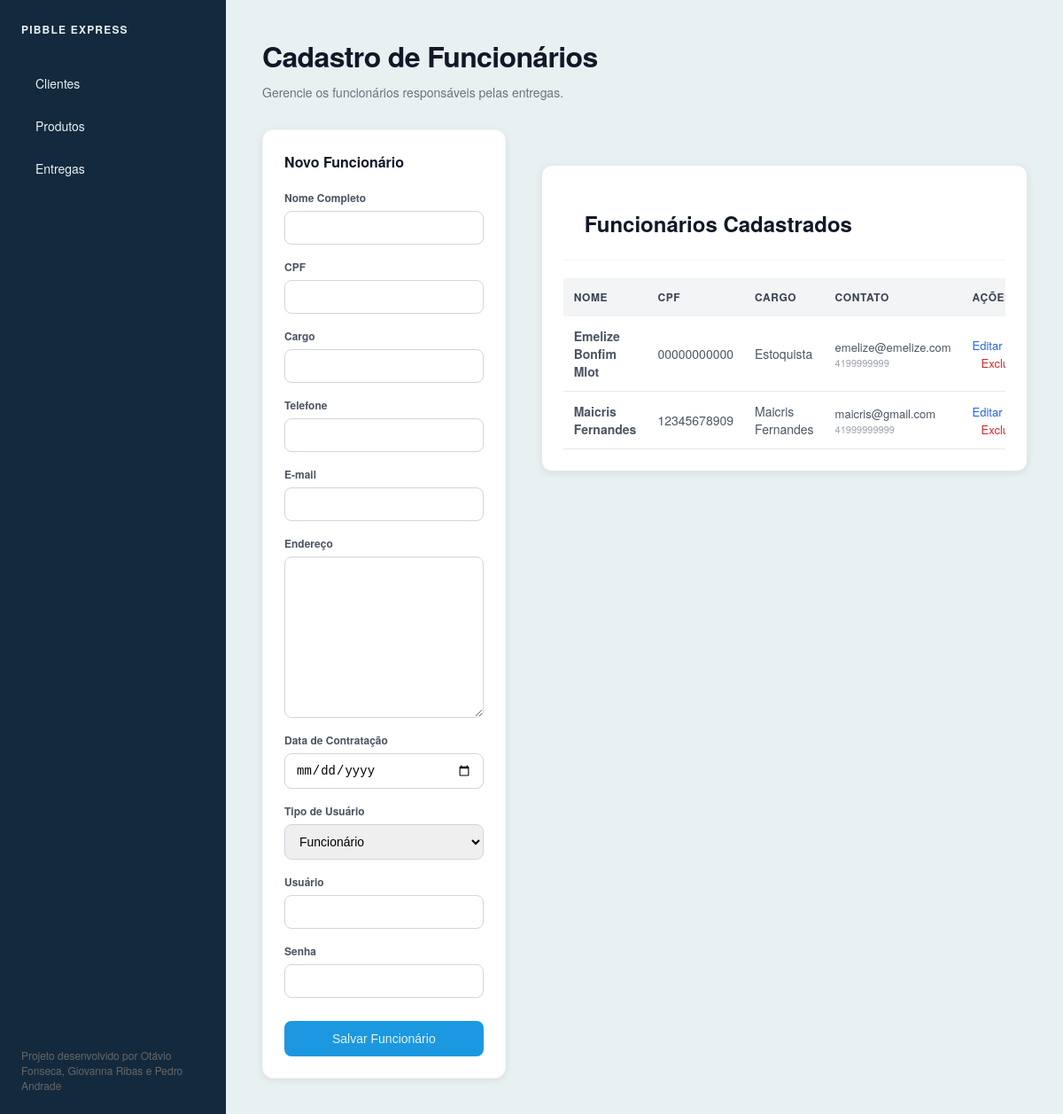
The app's page /funcionarios/ with its own data.
### funcionarios/models.py (models this page shows, shortened)
class Funcionario(models.Model):
    TIPOS_USUARIO = (
        ('ADM', 'Administrador'),
        ('FUNC', 'Funcionário'),
    )
    nome_completo = models.CharField(max_length=255, verbose_name="Nome Completo")
    cpf = models.CharField(max_length=14, unique=True, verbose_name="CPF")
    cargo = models.CharField(max_length=100, verbose_name="Cargo")
    telefone = models.CharField(max_length=20, verbose_name="Telefone")
    email = models.EmailField(unique=True, verbose_name="E-mail")
    endereco = models.TextField(verbose_name="Endereço")
    data_contratacao = models.DateField(verbose_name="Data de Contratação")
    usuario = models.OneToOneField(
        User,
        on_delete=models.CASCADE,
        related_name='funcionario'
    )
    tipo_usuario = models.CharField(
        max_length=10,
        choices=TIPOS_USUARIO,
        default='FUNC',
        verbose_name='Tipo de Usuário'
    )

### core/views.py (the view)
# urls.py: path("funcionarios/", views.funcionarios, name="funcionarios"),
def funcionarios(request):
    form = FuncionarioForm(request.POST or None)
    if request.method == "POST" and form.is_valid():
        form.save()
        return redirect("funcionarios")
    context = {
        "form": form,
        "funcionarios": Funcionario.objects.all().order_by("nome_completo"),
    }
    return render(request, "funcionarios.html", context)

### funcionarios/forms.py (shortened to what this page needs)
class FuncionarioForm(forms.ModelForm):
    username = forms.CharField(label="Usuário")
    password = forms.CharField(
        widget=forms.PasswordInput,
        label="Senha",
        required=False,
        help_text="Deixe em branco para manter a senha atual (ao editar).",
    )
    class Meta:
        model = Funcionario
        fields = [
            "nome_completo",
            "cpf",
            "cargo",
            "telefone",
            "email",
            "endereco",
            "data_contratacao",
            "tipo_usuario",
        ]
        widgets = {
            "data_contratacao": forms.DateInput(format="%Y-%m-%d", attrs={"type": "date"}),
        }
    def __init__(self, *args, **kwargs):
        super().__init__(*args, **kwargs)
        if self.instance.pk and self.instance.usuario_id:
            self.fields["username"].initial = self.instance.usuario.username

### templates/funcionarios.html (shortened to what this page needs)
{% extends 'base.html' %}
{% block content %}
<header>
    <h1 class="header-title">Cadastro de Funcionários</h1>
    <p class="header-subtitle">
        Gerencie os funcionários responsáveis pelas entregas.
    </p>
</header>
<div class="mudar-layout-grid">
    <div class="card">
        <h2 class="form-title">
            {% if editando %}Editar Funcionário{% else %}Novo Funcionário{% endif %}
        </h2>
        <form method="POST" class="form-container">
            {% for field in form %}
            <div class="form-group">
                <label class="form-label">{{ field.label }}</label>
                {{ field }}
            </div>
            {% endfor %}
            <button type="submit" class="btn-submit">
                {% if editando %}Atualizar Funcionário{% else %}Salvar Funcionário{% endif %}
            </button>
        </form>
    </div>
    <section class="report-section">
        <div class="report-header">
            <h2>Funcionários Cadastrados</h2>
        </div>
        <div class="table-container">
            <table class="data-table">
                <thead>
                    <tr>
                        <th>Nome</th>
                        <th>CPF</th>
                        <th>Cargo</th>
                        <th>Contato</th>
                        <th>Ações</th>
                    </tr>
                </thead>
                <tbody>
                    {% for funcionario in funcionarios %}
                    <tr>
                        <td class="client-name">{{ funcionario.nome_completo }}</td>
                        <td>{{ funcionario.cpf }}</td>
                        <td>{{ funcionario.cargo }}</td>
                        <td>
                            <div class="contact-email">{{ funcionario.email }}</div>
                            <div class="contact-phone">{{ funcionario.telefone }}</div>
                        </td>
                        <td>
                            <a href="{% url 'editar_funcionario' funcionario.pk %}" class="edit-link">Editar</a>
                            <a
                                href="{% url 'deletar_funcionario' funcionario.pk %}"
                                class="delete-link"
                                onclick="return confirm('Deseja excluir este funcionário?')"
                            >
                                Excluir
                            </a>
                        </td>
                    </tr>
                    {% empty %}
                    <tr>
                        <td colspan="5" class="empty-message">
                            Nenhum funcionário cadastrado.
                        </td>
                    </tr>
                    {% endfor %}
                </tbody>
            </table>
        </div>
    </section>
</div>
{% endblock %}

### templates/base.html (shortened to what this page needs)
{% load static %}
<!DOCTYPE html>
<html lang="pt-br">
<head>
    <link rel="stylesheet" href="{% static 'css/style.css' %}">
</head>
<body>
    <aside class="sidebar">
        <div>
            <div class="brand-title">Pibble Express</div>
            <nav class="nav-links">
                <a href="/clientes/" class="nav-item">
                    Clientes
                </a>
                <a href="/produtos/" class="nav-item">
                    Produtos
                </a>
                <a href="/entregas/" class="nav-item">
                    Entregas
                </a>
            </nav>
        </div>
        <div class="footer-credit">
            Projeto desenvolvido por Otávio Fonseca, Giovanna Ribas e Pedro Andrade
        </div>
    </aside>
    <main class="main-content">
        {% block content %}
        {% endblock %}
    </main>
</body>
</html>

### static/css/style.css (style rules this page uses)
* { margin: 0; padding: 0; box-sizing: border-box; }
body { font-family: 'Helvetica Neue', Helvetica, Arial, sans-serif; background-color: #E8F1F2; color: #111827; display: flex; height: 100vh; height: 100vh; overflow: hidden; }
.sidebar { width: 256px; background-color: #13293D; border-right: 1px solid #e5e7eb; display: flex; flex-direction: column; justify-content: space-between; padding: 24px; }
.brand-title { letter-spacing: 0.1em; font-weight: 700; font-size: 12px; text-transform: uppercase; color: #E8F1F2; margin-bottom: 32px; }
.nav-links { display: flex; flex-direction: column; gap: 8px; }
.nav-item { display: block; padding: 10px 16px; font-size: 14px; font-weight: 500; color: #E8F1F2; text-decoration: none; border-radius: 8px; transition: background-color 0.2s; }
.footer-credit { font-size: 12px; color: #686767; padding-top: 16px; }
.main-content { flex: 1; display: flex; flex-direction: column; overflow-y: auto; padding: 40px; }
.header-title { font-size: 24px; font-weight: 600; letter-spacing: -0.02em; margin-bottom: 4px; }
.header-subtitle { font-size: 14px; color: #6b7280; margin-bottom: 32px; }
.card { background-color: #ffffff; padding: 24px; border-radius: 12px; border: 1px solid #f3f4f6; }
.report-section { background-color: #ffffff; border-radius: 12px; border: 1px solid #e5e7eb; overflow: hidden; }
.report-header { padding: 24px; border-bottom: 1px solid #f3f4f6; display: flex; justify-content: space-between; align-items: center; }
.table-container { overflow-x: auto; }
.data-table { width: 100%; border-collapse: collapse; text-align: left; font-size: 14px; }
.data-table th { background-color: #f9fafb; padding: 16px 24px; font-size: 12px; font-weight: 600; text-transform: uppercase; letter-spacing: 0.05em; color: #9ca3af; border-bottom: 1px solid #f3f4f6; }
.data-table td { padding: 16px 24px; color: #4b5563; border-bottom: 1px solid #f3f4f6; }
.header-title { font-size: 32px; font-weight: bold; color: #111827; }
.header-subtitle { margin-top: 8px; color: #6b7280; }
.card { background: #ffffff; padding: 24px; border-radius: 12px; box-shadow: 0 2px 8px rgba(0, 0, 0, 0.08); }
.report-section { margin-top: 40px; background: #ffffff; padding: 24px; border-radius: 12px; box-shadow: 0 2px 8px rgba(0, 0, 0, 0.08); }
.report-header { display: flex; justify-content: space-between; align-items: center; margin-bottom: 20px; }
.data-table { width: 100%; border-collapse: collapse; }
.data-table th { background-color: #f3f4f6; text-align: left; padding: 12px; color: #374151; }
.data-table td { padding: 12px; border-bottom: 1px solid #e5e7eb; }
.mudar-layout-grid { display: grid; grid-template-columns: 1fr 2fr; gap: 40px; align-items: start; }
.form-title { font-size: 16px; font-weight: 600; margin-bottom: 20px; }
.form-container { display: flex; flex-direction: column; gap: 16px; }
.form-group { display: flex; flex-direction: column; gap: 6px; }
.form-label { font-size: 12px; font-weight: 600; color: #4b5563; }
.form-group input, .form-group select, .form-group textarea { width: 100%; padding: 10px 12px; border: 1px solid #d1d5db; border-radius: 8px; font-size: 14px; }
.btn-submit { width: 100%; padding: 12px; margin-top: 10px; border: none; border-radius: 8px; background-color: #1B98E0; color: #E8F1F2; font-size: 14px; cursor: pointer; transition: 0.3s; }
.client-name { font-weight: 600; color: #111827; }
.contact-email { font-size: 13px; }
.contact-phone { font-size: 11px; color: #9ca3af; }
.delete-link { color: #dc2626; text-decoration: none; font-size: 13px; font-weight: 500; margin-left: 10px; }
.edit-link { color: #2563eb; text-decoration: none; font-size: 13px; font-weight: 500; }

### records on screen
Funcionario: nome_completo "Emelize Bonfim Mlot", cpf "00000000000", cargo "Estoquista", email "emelize@emelize.com", telefone "4199999999"
Funcionario: nome_completo "Maicris Fernandes", cpf "12345678909", cargo "Maicris Fernandes", email "maicris@gmail.com", telefone "41999999999"

### other values on screen
{{ field.label }} "Nome Completo" "CPF" "Cargo" "Telefone" "E-mail" "Endereço" "Data de Contratação" "Tipo de Usuário" "Usuário" "Senha"
